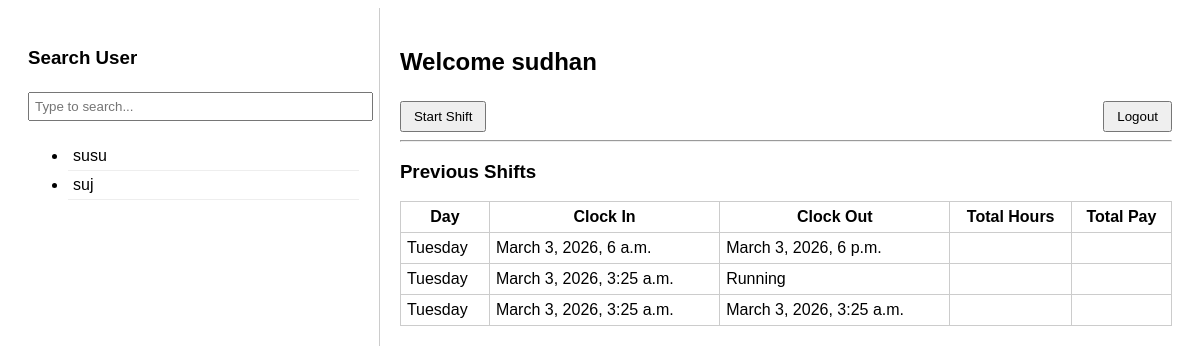
Page / (signed in) on the earlier database version.
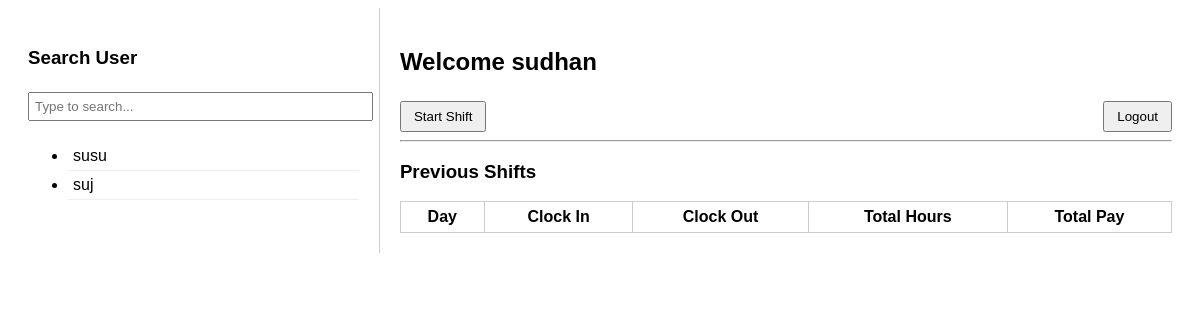
Same page on the later database version.
### accounts/models.py (models this page shows, shortened)
class CustomUser(AbstractUser):
    employee_code = models.CharField(
        max_length=4,
        unique=True,
        blank=True
    )
    hourly_rate = models.DecimalField(
        max_digits=8,
        decimal_places=2,
        default=Decimal("0.00")
    )
    profile_image = models.ImageField(
        upload_to="profiles/",
        null=True,
        blank=True
    )
    ROLE_CHOICES = (
        ("EMPLOYEE", "Employee"),
        ("ADMIN", "Admin"),
    )
    role = models.CharField(
        max_length=20,
        choices=ROLE_CHOICES,
        default="EMPLOYEE"
    )

### attendance/models.py (models this page shows, shortened)
class Shift(models.Model):
    user = models.ForeignKey(
        settings.AUTH_USER_MODEL,
        on_delete=models.CASCADE,
        related_name="shifts"
    )
    clock_in_time = models.DateTimeField(null=True, blank=True)
    clock_out_time = models.DateTimeField(null=True, blank=True)
    clock_in_image = models.ImageField(upload_to="clock_in/")
    clock_out_image = models.ImageField(upload_to="clock_out/", null=True, blank=True)
    is_approved = models.BooleanField(default=False)
    created_at = models.DateField(auto_now_add=True)
    class Meta:
        ordering = ['-clock_in_time']

### attendance/views.py (the view, shortened to what this page needs)
# urls.py: path('', views.attendance_home, name='attendance_home'),
def attendance_home(request):
    users = CustomUser.objects.filter(is_staff=False)
    selected_user = None
    shifts = None
    is_logged_in = False
    user_id = request.session.get("user_id")
    if user_id:
        try:
            selected_user = CustomUser.objects.get(id=user_id)
            shifts = Shift.objects.filter(user=selected_user).order_by("-clock_in_time")
            is_logged_in = True
        except CustomUser.DoesNotExist:
            del request.session["user_id"]
    return render(request, "attendance/home.html", {
        "users": users,
        "selected_user": selected_user,
        "shifts": shifts,
        "is_logged_in": is_logged_in
    })

### attendance/templates/attendance/home.html (shortened to what this page needs)
<!DOCTYPE html>
<html>
<head>
</head>
<body>
<div class="left">
    <h3>Search User</h3>
    <input type="text" id="searchInput" placeholder="Type to search...">
    <ul id="userList">
        {% for user in users %}
            <li class="user-item"
                data-user-id="{{ user.id }}"
                data-username="{{ user.username }}"
                onclick="selectUser('{{ user.id }}', '{{ user.username }}')">
                {{ user.username }}
            </li>
        {% endfor %}
    </ul>
</div>
<div class="right" id="rightSide">
    {% if not is_logged_in %}
        {% if not selected_user_id and not messages %}
            <p id="placeholder" style="color:#888; font-style:italic;">
                Please select a user from the left to continue.
            </p>
        {% endif %}
        <div id="loginArea" style="{% if selected_user_id or messages %}display:block{% else %}display:none{% endif %}">
            <h3>Selected User: <span id="selected_name">{% if selected_user_username %}{{ selected_user_username }}{% else %}None{% endif %}</span></h3>
            <form method="post">
                {% csrf_token %}
                <input type="hidden" name="user_id" id="selected_user" value="{{ selected_user_id }}">
                <label>Enter 4-digit code:</label>
                <input type="number" name="employee_code" required>
                <button type="submit">Login</button>
            </form>
            {% if messages %}
                {% for message in messages %}
                    <p style="color:red;">{{ message }}</p>
                {% endfor %}
            {% endif %}
        </div>
    {% else %}
        <div id="dashboard">
            <h2>Welcome {{ selected_user.username }}</h2>
            <form method="post" action="{% url 'logout_user' %}" style="float:right;">
                <button type="submit">Logout</button>
            </form>
            {% with current_shift=shifts.first %}
                {% if not current_shift or current_shift.clock_out_time %}
                    <form method="post" action="{% url 'create_shift' %}">
                        <button type="submit">Start Shift</button>
                    </form>
                {% endif %}
            {% endwith %}
            <hr>
            <h3>Previous Shifts</h3>
            <table>
                <tr>
                    <th>Day</th>
                    <th>Clock In</th>
                    <th>Clock Out</th>
                    <th>Total Hours</th>
                    <th>Total Pay</th>
                </tr>
                {% for shift in shifts %}
                <tr>
                    <td>{{ shift.clock_in_time|date:"l" }}</td>
                    <td>{{ shift.clock_in_time }}</td>
                    <td>{{ shift.clock_out_time|default:"Running" }}</td>
                    <td>{{ shift.total_hours }}</td>
                    <td>{{ shift.total_pay }}</td>
                </tr>
                {% endfor %}
            </table>
        </div>
    {% endif %}
</div>
</body>
</html>

Differences in the rows shown:
removed Shift: clock_in_time "Tuesday", clock_in_time "March 3, 2026, 6 a.m.", clock_out_time "March 3, 2026, 6 p.m."
removed Shift: clock_in_time "Tuesday", clock_in_time "March 3, 2026, 3:25 a.m.", clock_out_time "Running"
removed Shift: clock_in_time "Tuesday", clock_in_time "March 3, 2026, 3:25 a.m.", clock_out_time "March 3, 2026, 3:25 a.m."
